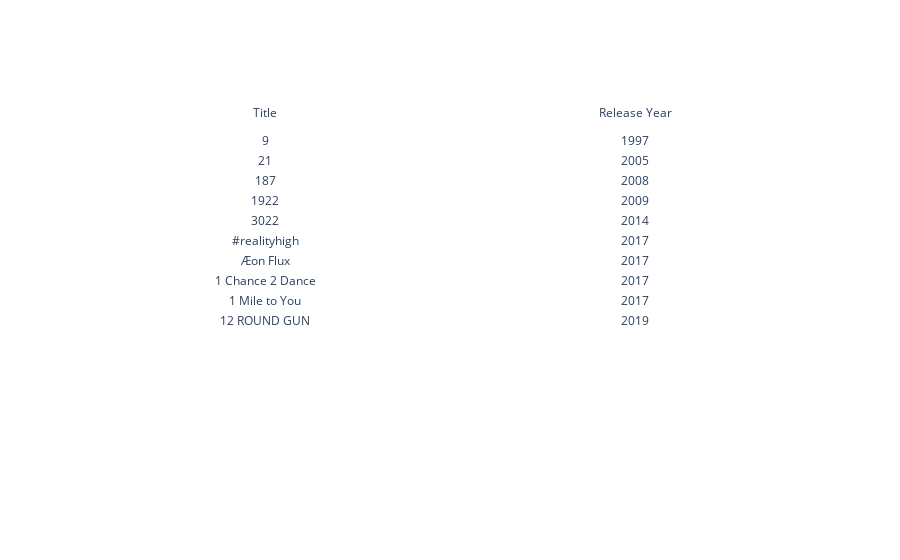

The notebook cell this image was saved under:
### Markdown cell above
#### Oldest Hollywood movies

### Code cell
import plotly.graph_objects as go
usa_movie_data=data[data['country']=='United States'] [0:10]
oldest_usa_movies=usa_movie_data.sort_values(by='release_year')[0:10]
fig = go.Figure(data=[go.Table(header=dict(values=['Title', 'Release Year'],fill_color='white'),
                 cells=dict(values=[usa_movie_data['title'],oldest_usa_movies['release_year']],fill_color='white'))
                     ])
fig.show()

### Figure 1 — Plotly figure (JSON) as saved in the notebook; plotly's stock layout.template omitted (floating-point values rounded to 4 significant figures)
{"data": [{"cells": {"fill": {"color": "white"}, "values": [["9", "21", "187", "1922", "3022", "#realityhigh", "Æon Flux", "1 Chance 2 Dance", "1 Mile to You", "12 ROUND GUN"], [1997, 2005, 2008, 2009, 2014, 2017, 2017, 2017, 2017, 2019]]}, "header": {"fill": {"color": "white"}, "values": ["Title", "Release Year"]}, "type": "table"}], "layout": {}}
